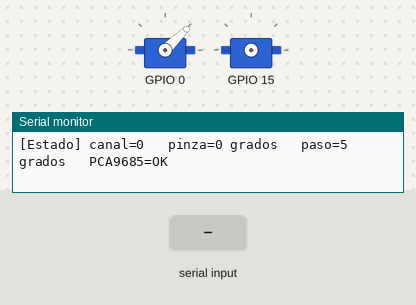
Simulated run of this program. Board: ESP32-S3. Shown: 2 × servo, the last lines printed to the serial monitor. Wiring (inferred from the names in the program): PCA9685 PWM driver at I2C address 0x40. Inputs (shaded band) come from the test bench. Servo pulses on a pin are drawn as a servo (544–2400 µs = 0–180°).

Above: at 1.4 s.
1.5 s: "cerrar llave\n" received over Serial
At 2.7 s:
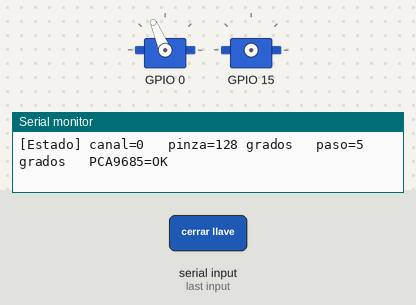
3.0 s: "cerrar bandera\n" received over Serial
At 4.0 s:
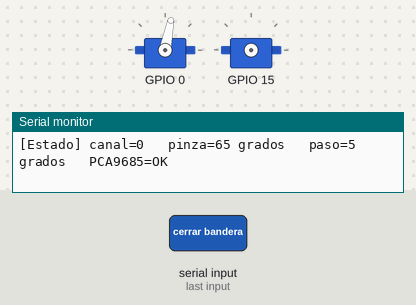
4.5 s: "c+\n" received over Serial
At 5.1 s:
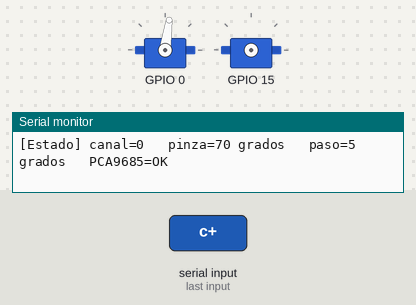
6.0 s: "canal 90\n" received over Serial
7.5 s: "0\n" received over Serial
At 8.5 s:
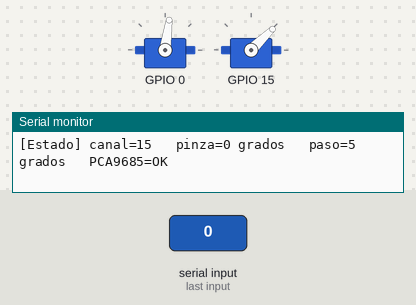
9.0 s: "canal ,45\n" received over Serial
At 9.7 s:
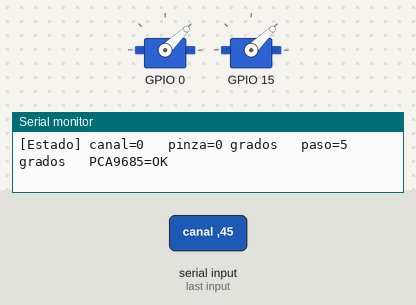
Timing chart, 0 to 11.5 s (numbered marks = the images above; inputs shaded):
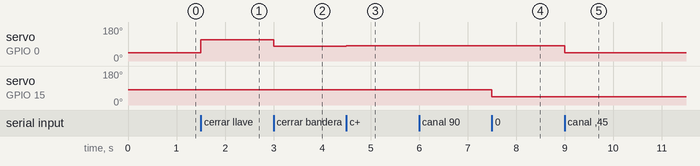

The program:

main.cpp
```cpp
// ===========================================================================
//  Prueba 06 — Calibración interactiva del servo del gripper
//  Athena Rover 2026 · Retos del Rover H07 · INTEC · Reymildo & Montse
// ===========================================================================
//
//  OBJETIVO: mover el servo del gripper un grado a la vez desde el monitor
//  serial, para encontrar a mano los ángulos de:
//    - Pinza ABIERTA / CERRADA sobre el CILINDRO.
//    - Pinza ABIERTA / CERRADA sobre la LLAVE (cubo).
//
//  El canal del PCA9685 donde está cableado el servo se asume el 0 (ver
//  hardware/conexiones-esp32-s3.md), pero si no estás seguro de cuál es en
//  tu cableado real, el comando "scan" prueba los 16 canales uno por uno e
//  imprime cuál está activo en cada momento — mira cuál mueve el servo
//  físico y quédate con ese número (comando "canal <n>").
//
//  Este sketch NO decide nada por su cuenta ni recuerda los ángulos entre
//  sesiones: cada vez que encuentres el ángulo correcto, el firmware lo
//  imprime por consola y TÚ lo anotas a mano. Esos números ya están
//  integrados en firmware-esp32/src/main.cpp (sección [8.2] GripperTask):
//  kClawOpenDeg=0, kClawClosedLlaveDeg=128, kClawClosedBanderaDeg=65. Si
//  vuelves a calibrar (otro gripper, otro objeto), actualiza esas constantes
//  allá también.
//
//  ⚠️ ANTES DE ENCENDER: igual que en 04-servos-a-cero, monta el gripper
//  DESACOPLADO del mecanismo la primera vez. Al arrancar, este sketch manda
//  el servo a 0° (mismo cero mecánico que 04-servos-a-cero), y si el cuerno
//  ya está atornillado contra un tope, ese salto inicial lo fuerza. Una vez
//  confirmado que 0° es un punto seguro, sí conviene calibrar con el
//  mecanismo acoplado — de hecho hace falta, para sentir cuándo la pinza
//  realmente agarra el objeto y no solo se acerca.
//
//  CÓMO SE USA — por el monitor serial (115200 baudios, línea + Enter):
//    abrir           pinza al ángulo de "abierta" ya calibrado
//    cerrar llave    pinza al ángulo de "cerrada" ya calibrado para la llave
//    cerrar bandera  pinza al ángulo de "cerrada" ya calibrado para la bandera
//    c <grados>      servo al ángulo absoluto indicado (0-180), en el canal
//                    actualmente seleccionado — para seguir afinando a mano
//    c+ / c-         nudge de +paso / -paso grados
//    canal <n>       cambia el canal del PCA9685 que controlan c/c+/c-/0 (0-15)
//    scan            prueba los 16 canales en orden, moviendo cada uno para
//                    que puedas ver a simple vista cuál es el que mueve tu servo
//    paso <n>        cambia el tamaño del nudge (arranca en 5°)
//    0               el servo de vuelta a 0° (reset de seguridad)
//    ?               reimprime el menú de ayuda
//
//  Cada comando imprime el estado completo después de aplicarse, así que el
//  número que hay que anotar siempre es el último que se ve en pantalla.
//
//  FLUJO SUGERIDO para cada objeto (cilindro, luego llave/cubo):
//    1. Con nudges pequeños (paso 2-3°), cierra "c" hasta que la pinza
//       encierre el objeto sin tocarlo todavía -> anota como "abierta".
//    2. Sigue cerrando de a poco hasta sentir que agarra firme SIN forzar
//       el servo contra el objeto (un servo forzado calienta y puede
//       perder torque con el tiempo) -> anota como "cerrada".
//
// ===========================================================================

#include <Arduino.h>
#include <Wire.h>

// ===========================================================================
//  [1] PINES / DIRECCIÓN I2C — idénticos a hardware/conexiones-esp32-s3.md
// ===========================================================================

namespace Pins {
    // CORREGIDO 2026-09-08: el PCA9685 vive en el bus I2C nº1 (GPIO47/48),
    // no en el nº0 -- este sketch tenía el pin viejo (GPIO8/9, bus 0, donde
    // vive el ToF) desde antes de que el proyecto fijara el PCA9685 en el
    // bus 1 junto al TCS34725 trasero. Ver hardware/conexiones-esp32-s3.md.
    constexpr uint8_t I2C1_SDA = 47;   // bus I2C nº1: PCA9685 (+ TCS34725 trasero)
    constexpr uint8_t I2C1_SCL = 48;
}

namespace I2CAddr {
    constexpr uint8_t PCA9685 = 0x40;   // dirección por defecto (A0..A5 sin puentear)
}

// Canal del PCA9685 donde debería estar el servo del gripper, según
// hardware/conexiones-esp32-s3.md. Es solo el punto de partida: el comando
// "canal <n>" lo puede cambiar en tiempo de ejecución si "scan" revela que
// el cableado real usa otro.
namespace ServoChannel {
    constexpr uint8_t CLAW = 0;   // abre/cierra la pinza
}

constexpr uint8_t PCA9685_CHANNEL_COUNT = 16;

// Ángulos ya calibrados con este mismo sketch e integrados en
// firmware-esp32/src/main.cpp (GripperTask: kClawOpenDeg,
// kClawClosedLlaveDeg, kClawClosedBanderaDeg). Si vuelves a calibrar,
// actualiza los dos lados.
namespace Calibrado {
    constexpr int ABIERTO         = 0;
    constexpr int CERRADO_LLAVE   = 128;
    constexpr int CERRADO_BANDERA = 65;
}

#define DEBUG_LINK Serial0   // consola + comandos por el puerto UART del DevKit

// ===========================================================================
//  [2] PWM DE SERVOS — mismos valores que firmware-esp32/
// ===========================================================================

namespace Pwm {
    // Servos por PCA9685: 50 Hz, 12 bits de resolución (0..4095 por periodo).
    // Un periodo de 20 ms en 4096 pasos -> 1.0 ms = 205 y 2.0 ms = 410.
    constexpr uint32_t SERVO_FREQ_HZ  = 50;
    constexpr uint16_t SERVO_TICK_MIN = 205;   // pulso 1.0 ms ->   0 grados
    constexpr uint16_t SERVO_TICK_MAX = 410;   // pulso 2.0 ms -> 180 grados
}

// Convierte un ángulo 0..180 al número de ticks del PCA9685.
uint16_t ServoAngleToTicks(int angle_deg) {
    angle_deg = constrain(angle_deg, 0, 180);
    return (uint16_t)(Pwm::SERVO_TICK_MIN +
        ((uint32_t)(Pwm::SERVO_TICK_MAX - Pwm::SERVO_TICK_MIN) * (uint32_t)angle_deg) / 180UL);
}

// ===========================================================================
//  [3] DRIVER PCA9685 — mismo driver escrito a mano que en firmware-esp32/
// ===========================================================================

namespace Pca9685 {
    constexpr uint8_t REG_MODE1     = 0x00;
    constexpr uint8_t REG_MODE2     = 0x01;
    constexpr uint8_t REG_LED0_ON_L = 0x06;
    constexpr uint8_t REG_PRESCALE  = 0xFE;

    constexpr uint8_t MODE1_RESTART = 0x80;
    constexpr uint8_t MODE1_AI      = 0x20;   // auto-incremento de registro
    constexpr uint8_t MODE1_SLEEP   = 0x10;
    constexpr uint8_t MODE2_OUTDRV  = 0x04;   // salida totem-pole

    bool WriteReg(uint8_t reg, uint8_t value) {
        Wire1.beginTransmission(I2CAddr::PCA9685);
        Wire1.write(reg);
        Wire1.write(value);
        return Wire1.endTransmission() == 0;
    }

    bool ReadReg(uint8_t reg, uint8_t &out) {
        Wire1.beginTransmission(I2CAddr::PCA9685);
        Wire1.write(reg);
        if (Wire1.endTransmission(false) != 0) return false;
        if (Wire1.requestFrom((int)I2CAddr::PCA9685, 1) != 1) return false;
        out = (uint8_t)Wire1.read();
        return true;
    }

    bool Init(uint32_t freq_hz) {
        if (!WriteReg(REG_MODE1, MODE1_SLEEP)) return false;

        const uint32_t prescale = (25000000UL / (4096UL * freq_hz)) - 1UL;
        if (!WriteReg(REG_PRESCALE, (uint8_t)prescale)) return false;

        if (!WriteReg(REG_MODE1, MODE1_AI)) return false;
        delayMicroseconds(500);              // el oscilador tarda en estabilizarse
        if (!WriteReg(REG_MODE1, MODE1_AI | MODE1_RESTART)) return false;
        if (!WriteReg(REG_MODE2, MODE2_OUTDRV)) return false;

        uint8_t check = 0;
        return ReadReg(REG_MODE1, check);    // confirma que sigue respondiendo
    }

    // ticks: 0..4095, ancho del pulso dentro del periodo de 20 ms.
    bool SetChannel(uint8_t channel, uint16_t ticks) {
        if (channel > 15) return false;
        if (ticks > 4095) ticks = 4095;

        Wire1.beginTransmission(I2CAddr::PCA9685);
        Wire1.write(REG_LED0_ON_L + 4 * channel);
        Wire1.write(0x00);                      // ON  low  -> el pulso empieza en 0
        Wire1.write(0x00);                      // ON  high
        Wire1.write((uint8_t)(ticks & 0xFF));   // OFF low
        Wire1.write((uint8_t)(ticks >> 8));     // OFF high
        return Wire1.endTransmission() == 0;
    }
}

// ===========================================================================
//  [4] ESTADO DE CALIBRACIÓN + COMANDOS
// ===========================================================================

namespace Cal {
    uint8_t channel  = ServoChannel::CLAW;
    int     claw_deg = 0;
    int     step_deg = 5;
    bool    pca_ok   = false;
}

// Cal::pca_ok refleja el resultado de la ÚLTIMA escritura I2C (no un
// histórico acumulado): así, si el PCA9685 se reconecta a mitad de sesión,
// el siguiente comando lo vuelve a marcar OK sin necesidad de reiniciar.
void ApplyClaw(int deg) {
    Cal::claw_deg = constrain(deg, 0, 180);
    Cal::pca_ok = Pca9685::SetChannel(Cal::channel, ServoAngleToTicks(Cal::claw_deg));
}

void PrintStatus() {
    DEBUG_LINK.printf("[Estado] canal=%u   pinza=%d grados   paso=%d grados   PCA9685=%s\n",
        Cal::channel, Cal::claw_deg, Cal::step_deg, Cal::pca_ok ? "OK" : "FALLO");
}

void PrintHelp() {
    DEBUG_LINK.println("Comandos: abrir | cerrar llave | cerrar bandera | c <g> | c+ | c- | canal <n> | scan | paso <n> | 0 | ?");
}

// Prueba los 16 canales uno por uno: mueve cada uno 0 -> 180 -> 0 e imprime
// cuál está activo en cada momento, para identificar a simple vista en qué
// canal está cableado el servo. Es una operación bloqueante y a propósito:
// es un diagnóstico de una sola vez, no algo que deba correr en segundo
// plano mientras se procesan más comandos.
void ScanChannels() {
    const uint8_t previous_channel = Cal::channel;

    DEBUG_LINK.println("[Scan] Probando los 16 canales del PCA9685. Mira cual mueve tu servo.");
    for (uint8_t ch = 0; ch < PCA9685_CHANNEL_COUNT; ++ch) {
        DEBUG_LINK.printf("[Scan] Canal %u...\n", ch);
        Pca9685::SetChannel(ch, ServoAngleToTicks(0));
        delay(400);
        Pca9685::SetChannel(ch, ServoAngleToTicks(180));
        delay(700);
        Pca9685::SetChannel(ch, ServoAngleToTicks(0));
        delay(400);
    }
    DEBUG_LINK.println("[Scan] Listo. Usa \"canal <n>\" con el numero que viste moverse.");

    Cal::channel = previous_channel;   // el scan no cambia la selección activa
    PrintStatus();
}

// Procesa una línea de comando ya sin '\r'/'\n' en los extremos.
void HandleCommand(String line) {
    line.trim();
    if (line.length() == 0) {
        PrintStatus();
        return;
    }

    if (line == "?") {
        PrintHelp();
    } else if (line == "0") {
        ApplyClaw(0);
    } else if (line == "abrir") {
        ApplyClaw(Calibrado::ABIERTO);
    } else if (line == "cerrar llave") {
        ApplyClaw(Calibrado::CERRADO_LLAVE);
    } else if (line == "cerrar bandera") {
        ApplyClaw(Calibrado::CERRADO_BANDERA);
    } else if (line == "cerrar") {
        DEBUG_LINK.println("[Error] especifica el objeto: \"cerrar llave\" o \"cerrar bandera\"");
        return;
    } else if (line == "c+") {
        ApplyClaw(Cal::claw_deg + Cal::step_deg);
    } else if (line == "c-") {
        ApplyClaw(Cal::claw_deg - Cal::step_deg);
    } else if (line.startsWith("c ")) {
        ApplyClaw(line.substring(2).toInt());
    } else if (line == "scan") {
        ScanChannels();
        return;   // ScanChannels ya imprimió su propio estado final
    } else if (line.startsWith("canal ")) {
        Cal::channel = (uint8_t)constrain(line.substring(6).toInt(), 0, PCA9685_CHANNEL_COUNT - 1);
        ApplyClaw(Cal::claw_deg);   // reaplica el ángulo actual al canal nuevo
    } else if (line.startsWith("paso ")) {
        Cal::step_deg = constrain(line.substring(5).toInt(), 1, 90);
    } else {
        DEBUG_LINK.printf("[Error] comando no reconocido: \"%s\"\n", line.c_str());
        PrintHelp();
        return;
    }

    PrintStatus();
}

// ===========================================================================
//  [5] setup() / loop()
// ===========================================================================

void setup() {
    DEBUG_LINK.begin(115200);
    delay(200);
    DEBUG_LINK.println("\nPrueba 06 - Calibracion interactiva del servo del gripper");

    Wire1.begin(Pins::I2C1_SDA, Pins::I2C1_SCL);

    Cal::pca_ok = Pca9685::Init(Pwm::SERVO_FREQ_HZ);
    if (!Cal::pca_ok) {
        DEBUG_LINK.println("[Setup] ERROR: el PCA9685 no responde. Revisa cableado I2C y V+.");
    }

    // Mismo cero mecánico que 04-servos-a-cero: punto de partida conocido.
    ApplyClaw(0);

    PrintHelp();
    PrintStatus();
}

// Algunos monitores seriales no mandan '\n'/'\r' al enviar texto (depende de
// su configuración de "line ending"). Sin este respaldo, un comando sin
// salto de línea se queda esperando en el buffer para siempre. Por eso
// también se ejecuta si pasa este tiempo sin llegar un byte nuevo.
constexpr uint32_t LINE_IDLE_TIMEOUT_MS = 200;

void loop() {
    static String line;
    static uint32_t last_byte_ms = 0;

    while (DEBUG_LINK.available() > 0) {
        char c = (char)DEBUG_LINK.read();
        if (c == '\n' || c == '\r') {
            if (line.length() > 0) {
                HandleCommand(line);
                line = "";
            }
        } else {
            line += c;
            last_byte_ms = millis();
        }
    }

    if (line.length() > 0 && (uint32_t)(millis() - last_byte_ms) > LINE_IDLE_TIMEOUT_MS) {
        HandleCommand(line);
        line = "";
    }
}
```

Measured:
- after the input at 1.5 s, servo on GPIO 0: 44° → 113° at once
- after the input at 3.0 s, servo on GPIO 0: 113° → 79° at once
- after the input at 4.5 s, servo on GPIO 0: 79° → 82° at once
- after the input at 7.5 s, servo on GPIO 15: 82° → 44° at once
- after the input at 9.0 s, servo on GPIO 0: 82° → 44° at once
